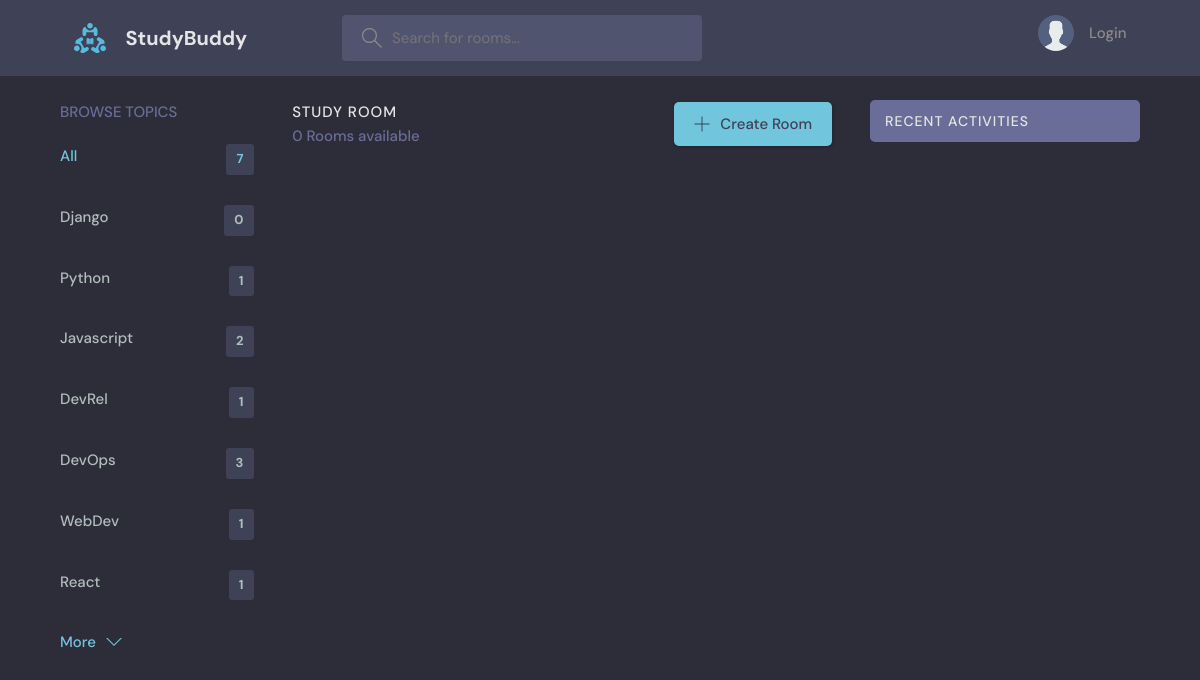
The page /?q=Testing on the database as committed earlier.
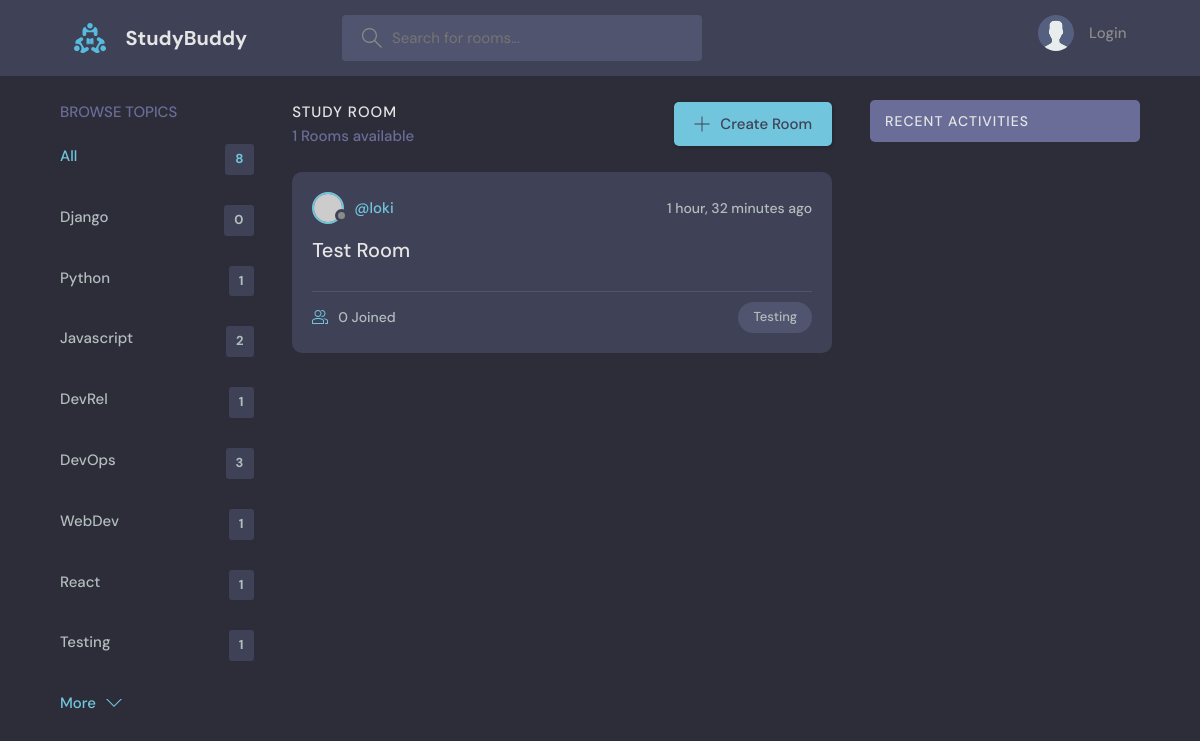
The same page on the database as committed later.
### base/models.py (models this page shows, shortened)
class Topic(models.Model):
    name = models.CharField(max_length=200)

class Room(models.Model):
   host = models.ForeignKey(User, on_delete=models.SET_NULL, null=True)
   topic = models.ForeignKey(Topic, on_delete=models.SET_NULL, null=True)
   name = models.CharField (max_length=200)
   description = models.TextField(null=True, blank=True)
   participants = models.ManyToManyField(User, related_name='participants', blank=True)      #users active in a room
   updated = models.DateTimeField(auto_now=True)
   created = models.DateTimeField(auto_now_add=True)
   class Meta:
        ordering = ['-updated', '-created']

### base/views.py (the view)
# urls.py: path('', views.home, name="home"),
def home(request):
    q = request.GET.get('q') if request.GET.get('q') != None else ''
    rooms = Room.objects.filter(
            Q(topic__name__icontains=q) |
            Q(name__icontains=q) |
            Q(description__icontains=q)
    )
    topics = Topic.objects.all()
    room_count = rooms.count()
    room_messages = Message.objects.filter(Q(room__topic__name__icontains=q))
    context = {'rooms': rooms, 'topics': topics,
     'room_count': room_count, 'room_messages': room_messages}
    return render(request, 'base/home.html', context)

### base/templates/base/home.html (shortened to what this page needs)
{% extends 'main.html' %}
{% block content %}
<main class="layout layout--3">
  <div class="container">
    {% include 'base/topics_component.html' %}
    <div class="roomList">
      <div class="roomList__header">
        <div>
          <h2>Study Room</h2>
          <p>{{room_count}} Rooms available</p>
        </div>
        <a class="btn btn--main" href="{% url 'create-room' %}">
          <svg
            version="1.1"
            xmlns="http://www.w3.org/2000/svg"
            width="32"
            height="32"
            viewBox="0 0 32 32"
          >
            <title>add</title>
            <path
              d="M16.943 0.943h-1.885v14.115h-14.115v1.885h14.115v14.115h1.885v-14.115h14.115v-1.885h-14.115v-14.115z"
            ></path>
          </svg>
          Create Room
        </a>
      </div>
      {% include 'base/feed_component.html' %}
    </div>
    {% include 'base/activity_component.html' %}
  </div>
</main>
{% endblock %}

### base/templates/base/topics_component.html
<div class="topics">
    <div class="topics__header">
      <h2>Browse Topics</h2>
    </div>
    <ul class="topics__list">
      <li>
        <a href="{% url 'home' %}" class="active">All <span>{{topics.count}}</span></a>
      </li>
      {% for topic in topics %}
      <li>
        <a href="{% url 'home' %}?q={{topic.name}}">{{topic.name}}<span>{{topic.room_set.all.count}}</span></a>
      </li>
      {% endfor %}
    </ul>
    <a class="btn btn--link" href="topics.html">
      More
      <svg
        version="1.1"
        xmlns="http://www.w3.org/2000/svg"
        width="32"
        height="32"
        viewBox="0 0 32 32"
      >
        <title>chevron-down</title>
        <path d="M16 21l-13-13h-3l16 16 16-16h-3l-13 13z"></path>
      </svg>
    </a>
  </div>

### base/templates/base/feed_component.html (shortened to what this page needs)
{% for room in rooms %}
<div class="roomListRoom">
  <div class="roomListRoom__header">
    <a href="" class="roomListRoom__author">
      <div class="avatar avatar--small">
        <img src="https://randomuser.me/api/portraits/women/11.jpg" />
      </div>
      <span>@{{room.host.username}}</span>
    </a>
    <div class="roomListRoom__actions">
      <span>{{room.created|timesince}} ago</span>
    </div>
  </div>
  <div class="roomListRoom__content">
    <a href="{% url 'room' room.id %}">{{room.name}}</a>
  </div>
  <div class="roomListRoom__meta">
    <a href="{% url 'room' room.id %}" class="roomListRoom__joined">
      {{room.participants.all.count}} Joined
    </a>
    <p class="roomListRoom__topic">{{room.topic.name}}</p>
  </div>
</div>
{% endfor %}

Rows that differ between the two databases and show on the page:
added Topic: name "Testing", room_set.all.count "1"
added Room: host.username "loki", created "1 hour, 32 minutes", name "Test Room", participants.all.count "0", topic.name "Testing"
Other text that changed with them:
{{ topics.count }}: "7" → "8"
{{ room_count }}: "0" → "1"
